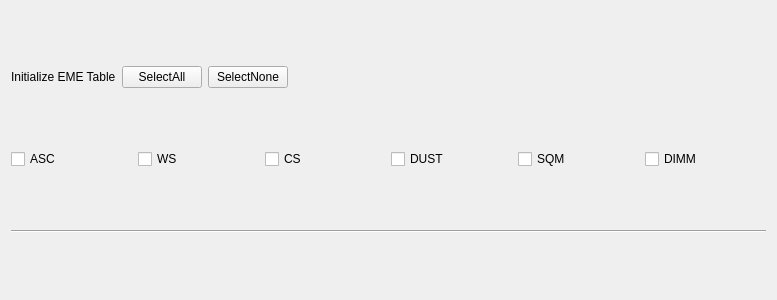
<?xml version="1.0" encoding="UTF-8"?>
<ui version="4.0">
 <class>DMBEMETablePanel</class>
 <widget class="QWidget" name="DMBEMETablePanel">
  <property name="geometry">
   <rect>
    <x>0</x>
    <y>0</y>
    <width>777</width>
    <height>300</height>
   </rect>
  </property>
  <property name="windowTitle">
   <string>DMBEMETablePanel</string>
  </property>
  <layout class="QVBoxLayout" name="verticalLayout">
   <item>
    <layout class="QHBoxLayout" name="horizontalLayout">
     <item>
      <widget class="QLabel" name="label">
       <property name="text">
        <string>Initialize EME Table</string>
       </property>
      </widget>
     </item>
     <item>
      <widget class="QPushButton" name="_btnSelectAll">
       <property name="text">
        <string>SelectAll</string>
       </property>
      </widget>
     </item>
     <item>
      <widget class="QPushButton" name="_btnSelectNone">
       <property name="text">
        <string>SelectNone</string>
       </property>
      </widget>
     </item>
     <item>
      <spacer name="horizontalSpacer">
       <property name="orientation">
        <enum>Qt::Horizontal</enum>
       </property>
       <property name="sizeHint" stdset="0">
        <size>
         <width>40</width>
         <height>20</height>
        </size>
       </property>
      </spacer>
     </item>
    </layout>
   </item>
   <item>
    <layout class="QHBoxLayout" name="horizontalLayout_2">
     <item>
      <widget class="QCheckBox" name="_cbASC">
       <property name="text">
        <string>ASC</string>
       </property>
      </widget>
     </item>
     <item>
      <widget class="QCheckBox" name="_cbWS">
       <property name="text">
        <string>WS</string>
       </property>
      </widget>
     </item>
     <item>
      <widget class="QCheckBox" name="_cbCS">
       <property name="text">
        <string>CS</string>
       </property>
      </widget>
     </item>
     <item>
      <widget class="QCheckBox" name="_cbDust">
       <property name="text">
        <string>DUST</string>
       </property>
      </widget>
     </item>
     <item>
      <widget class="QCheckBox" name="_cbSQM">
       <property name="text">
        <string>SQM</string>
       </property>
      </widget>
     </item>
     <item>
      <widget class="QCheckBox" name="_cbDIMM">
       <property name="text">
        <string>DIMM</string>
       </property>
      </widget>
     </item>
    </layout>
   </item>
   <item>
    <widget class="Line" name="line">
     <property name="orientation">
      <enum>Qt::Horizontal</enum>
     </property>
    </widget>
   </item>
  </layout>
 </widget>
 <resources/>
 <connections/>
</ui>
